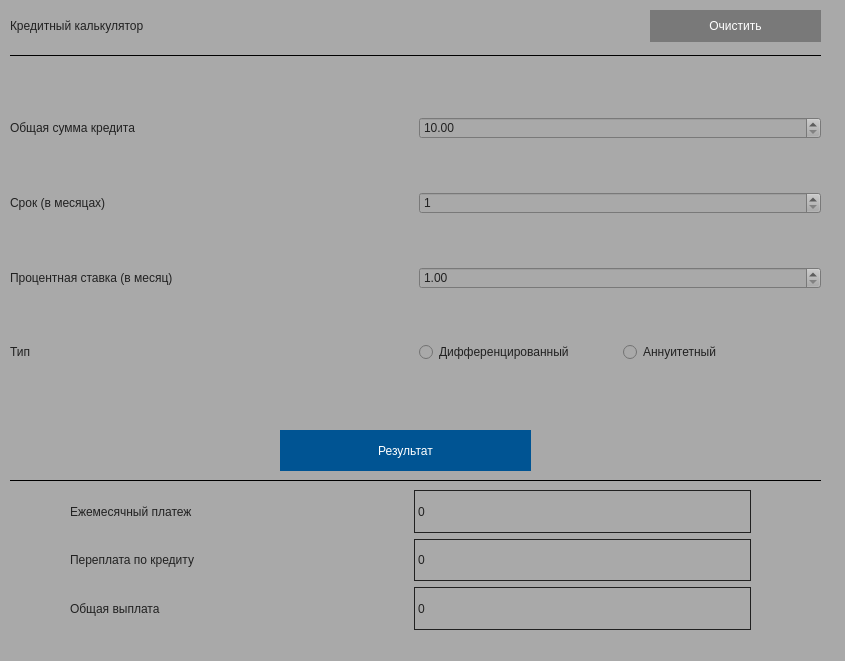
<?xml version="1.0" encoding="UTF-8"?>
<ui version="4.0">
 <class>CreditCalculator</class>
 <widget class="QWidget" name="CreditCalculator">
  <property name="geometry">
   <rect>
    <x>0</x>
    <y>0</y>
    <width>845</width>
    <height>661</height>
   </rect>
  </property>
  <property name="windowTitle">
   <string>CreditCalc</string>
  </property>
  <property name="styleSheet">
   <string notr="true">background-color:rgb(169, 169, 169)</string>
  </property>
  <widget class="QLabel" name="label_second">
   <property name="geometry">
    <rect>
     <x>10</x>
     <y>470</y>
     <width>811</width>
     <height>21</height>
    </rect>
   </property>
   <property name="frameShape">
    <enum>QFrame::HLine</enum>
   </property>
   <property name="text">
    <string/>
   </property>
  </widget>
  <widget class="QLabel" name="label_credit">
   <property name="geometry">
    <rect>
     <x>10</x>
     <y>0</y>
     <width>361</width>
     <height>51</height>
    </rect>
   </property>
   <property name="styleSheet">
    <string notr="true">color:rgb(33, 33, 33)</string>
   </property>
   <property name="text">
    <string>Кредитный калькулятор</string>
   </property>
  </widget>
  <widget class="QLabel" name="line_first">
   <property name="geometry">
    <rect>
     <x>10</x>
     <y>40</y>
     <width>811</width>
     <height>31</height>
    </rect>
   </property>
   <property name="frameShape">
    <enum>QFrame::HLine</enum>
   </property>
   <property name="text">
    <string/>
   </property>
  </widget>
  <widget class="QPushButton" name="clear">
   <property name="geometry">
    <rect>
     <x>650</x>
     <y>10</y>
     <width>171</width>
     <height>32</height>
    </rect>
   </property>
   <property name="cursor">
    <cursorShape>PointingHandCursor</cursorShape>
   </property>
   <property name="styleSheet">
    <string notr="true">QPushButton  {
  background-color:  rgb(121, 121, 121);
  color: white;
border: 1px solid  rgb(121, 121, 121);
}</string>
   </property>
   <property name="text">
    <string>Очистить</string>
   </property>
  </widget>
  <widget class="QPushButton" name="button_result">
   <property name="geometry">
    <rect>
     <x>280</x>
     <y>430</y>
     <width>251</width>
     <height>41</height>
    </rect>
   </property>
   <property name="palette">
    <palette>
     <active>
      <colorrole role="WindowText">
       <brush brushstyle="SolidPattern">
        <color alpha="255">
         <red>255</red>
         <green>255</green>
         <blue>255</blue>
        </color>
       </brush>
      </colorrole>
      <colorrole role="Button">
       <brush brushstyle="SolidPattern">
        <color alpha="255">
         <red>0</red>
         <green>84</green>
         <blue>147</blue>
        </color>
       </brush>
      </colorrole>
      <colorrole role="Text">
       <brush brushstyle="SolidPattern">
        <color alpha="255">
         <red>255</red>
         <green>255</green>
         <blue>255</blue>
        </color>
       </brush>
      </colorrole>
      <colorrole role="ButtonText">
       <brush brushstyle="SolidPattern">
        <color alpha="255">
         <red>255</red>
         <green>255</green>
         <blue>255</blue>
        </color>
       </brush>
      </colorrole>
      <colorrole role="Base">
       <brush brushstyle="SolidPattern">
        <color alpha="255">
         <red>0</red>
         <green>84</green>
         <blue>147</blue>
        </color>
       </brush>
      </colorrole>
      <colorrole role="Window">
       <brush brushstyle="SolidPattern">
        <color alpha="255">
         <red>0</red>
         <green>84</green>
         <blue>147</blue>
        </color>
       </brush>
      </colorrole>
      <colorrole role="PlaceholderText">
       <brush brushstyle="SolidPattern">
        <color alpha="255">
         <red>255</red>
         <green>255</green>
         <blue>255</blue>
        </color>
       </brush>
      </colorrole>
     </active>
     <inactive>
      <colorrole role="WindowText">
       <brush brushstyle="SolidPattern">
        <color alpha="255">
         <red>255</red>
         <green>255</green>
         <blue>255</blue>
        </color>
       </brush>
      </colorrole>
      <colorrole role="Button">
       <brush brushstyle="SolidPattern">
        <color alpha="255">
         <red>0</red>
         <green>84</green>
         <blue>147</blue>
        </color>
       </brush>
      </colorrole>
      <colorrole role="Text">
       <brush brushstyle="SolidPattern">
        <color alpha="255">
         <red>255</red>
         <green>255</green>
         <blue>255</blue>
        </color>
       </brush>
      </colorrole>
      <colorrole role="ButtonText">
       <brush brushstyle="SolidPattern">
        <color alpha="255">
         <red>255</red>
         <green>255</green>
         <blue>255</blue>
        </color>
       </brush>
      </colorrole>
      <colorrole role="Base">
       <brush brushstyle="SolidPattern">
        <color alpha="255">
         <red>0</red>
         <green>84</green>
         <blue>147</blue>
        </color>
       </brush>
      </colorrole>
      <colorrole role="Window">
       <brush brushstyle="SolidPattern">
        <color alpha="255">
         <red>0</red>
         <green>84</green>
         <blue>147</blue>
        </color>
       </brush>
      </colorrole>
      <colorrole role="PlaceholderText">
       <brush brushstyle="SolidPattern">
        <color alpha="255">
         <red>255</red>
         <green>255</green>
         <blue>255</blue>
        </color>
       </brush>
      </colorrole>
     </inactive>
     <disabled>
      <colorrole role="WindowText">
       <brush brushstyle="SolidPattern">
        <color alpha="255">
         <red>255</red>
         <green>255</green>
         <blue>255</blue>
        </color>
       </brush>
      </colorrole>
      <colorrole role="Button">
       <brush brushstyle="SolidPattern">
        <color alpha="255">
         <red>0</red>
         <green>84</green>
         <blue>147</blue>
        </color>
       </brush>
      </colorrole>
      <colorrole role="Text">
       <brush brushstyle="SolidPattern">
        <color alpha="255">
         <red>255</red>
         <green>255</green>
         <blue>255</blue>
        </color>
       </brush>
      </colorrole>
      <colorrole role="ButtonText">
       <brush brushstyle="SolidPattern">
        <color alpha="255">
         <red>255</red>
         <green>255</green>
         <blue>255</blue>
        </color>
       </brush>
      </colorrole>
      <colorrole role="Base">
       <brush brushstyle="SolidPattern">
        <color alpha="255">
         <red>0</red>
         <green>84</green>
         <blue>147</blue>
        </color>
       </brush>
      </colorrole>
      <colorrole role="Window">
       <brush brushstyle="SolidPattern">
        <color alpha="255">
         <red>0</red>
         <green>84</green>
         <blue>147</blue>
        </color>
       </brush>
      </colorrole>
      <colorrole role="PlaceholderText">
       <brush brushstyle="SolidPattern">
        <color alpha="255">
         <red>255</red>
         <green>255</green>
         <blue>255</blue>
        </color>
       </brush>
      </colorrole>
     </disabled>
    </palette>
   </property>
   <property name="cursor">
    <cursorShape>PointingHandCursor</cursorShape>
   </property>
   <property name="styleSheet">
    <string notr="true">QPushButton  {
  background-color:  rgb(0, 84, 147);
  color: white;
border: 1px solid rgb(0, 84, 147);
}</string>
   </property>
   <property name="text">
    <string>Результат</string>
   </property>
  </widget>
  <widget class="QWidget" name="layoutWidget">
   <property name="geometry">
    <rect>
     <x>70</x>
     <y>490</y>
     <width>681</width>
     <height>140</height>
    </rect>
   </property>
   <layout class="QVBoxLayout" name="verticalLayout">
    <item>
     <layout class="QHBoxLayout" name="horizontalLayout_8">
      <item>
       <widget class="QLabel" name="monthly_payment">
        <property name="styleSheet">
         <string notr="true">color:rgb(33, 33, 33)</string>
        </property>
        <property name="text">
         <string>Ежемесячный платеж</string>
        </property>
       </widget>
      </item>
      <item>
       <widget class="QLabel" name="enter_monthly_payment">
        <property name="styleSheet">
         <string notr="true">color:rgb(33, 33, 33)</string>
        </property>
        <property name="frameShape">
         <enum>QFrame::Box</enum>
        </property>
        <property name="text">
         <string>0</string>
        </property>
       </widget>
      </item>
     </layout>
    </item>
    <item>
     <layout class="QHBoxLayout" name="horizontalLayout_7">
      <item>
       <widget class="QLabel" name="label_overpayment">
        <property name="styleSheet">
         <string notr="true">color:rgb(33, 33, 33)</string>
        </property>
        <property name="text">
         <string>Переплата по кредиту</string>
        </property>
       </widget>
      </item>
      <item>
       <widget class="QLabel" name="enter_overpayment">
        <property name="styleSheet">
         <string notr="true">color:rgb(33, 33, 33)</string>
        </property>
        <property name="frameShape">
         <enum>QFrame::Box</enum>
        </property>
        <property name="text">
         <string>0</string>
        </property>
       </widget>
      </item>
     </layout>
    </item>
    <item>
     <layout class="QHBoxLayout" name="horizontalLayout_6">
      <item>
       <widget class="QLabel" name="total_payment">
        <property name="styleSheet">
         <string notr="true">color:rgb(33, 33, 33)</string>
        </property>
        <property name="text">
         <string>Общая выплата</string>
        </property>
       </widget>
      </item>
      <item>
       <widget class="QLabel" name="enter_total_payment">
        <property name="styleSheet">
         <string notr="true">color:rgb(33, 33, 33)</string>
        </property>
        <property name="frameShape">
         <enum>QFrame::Box</enum>
        </property>
        <property name="text">
         <string>0</string>
        </property>
       </widget>
      </item>
     </layout>
    </item>
   </layout>
  </widget>
  <widget class="QWidget" name="layoutWidget">
   <property name="geometry">
    <rect>
     <x>10</x>
     <y>70</y>
     <width>811</width>
     <height>342</height>
    </rect>
   </property>
   <layout class="QVBoxLayout" name="verticalLayout_2">
    <item>
     <layout class="QHBoxLayout" name="horizontalLayout_2">
      <item>
       <widget class="QLabel" name="total_amount">
        <property name="styleSheet">
         <string notr="true">color:rgb(33, 33, 33)</string>
        </property>
        <property name="text">
         <string>Общая сумма кредита</string>
        </property>
       </widget>
      </item>
      <item>
       <widget class="QDoubleSpinBox" name="spinbox_total_amount">
        <property name="styleSheet">
         <string notr="true">color:rgb(33, 33, 33)</string>
        </property>
        <property name="minimum">
         <double>10.000000000000000</double>
        </property>
        <property name="maximum">
         <double>100000000.000000000000000</double>
        </property>
       </widget>
      </item>
     </layout>
    </item>
    <item>
     <layout class="QHBoxLayout" name="horizontalLayout_3">
      <item>
       <widget class="QLabel" name="period">
        <property name="styleSheet">
         <string notr="true">color:rgb(33, 33, 33)</string>
        </property>
        <property name="text">
         <string>Срок (в месяцах)</string>
        </property>
       </widget>
      </item>
      <item>
       <widget class="QSpinBox" name="spinbox_period">
        <property name="styleSheet">
         <string notr="true">color:rgb(33, 33, 33)</string>
        </property>
        <property name="minimum">
         <number>1</number>
        </property>
        <property name="maximum">
         <number>600</number>
        </property>
       </widget>
      </item>
     </layout>
    </item>
    <item>
     <layout class="QHBoxLayout" name="horizontalLayout_4">
      <item>
       <widget class="QLabel" name="procent">
        <property name="styleSheet">
         <string notr="true">color:rgb(33, 33, 33)</string>
        </property>
        <property name="text">
         <string>Процентная ставка (в месяц)</string>
        </property>
       </widget>
      </item>
      <item>
       <widget class="QDoubleSpinBox" name="spinbox_procent">
        <property name="styleSheet">
         <string notr="true">color:rgb(33, 33, 33)</string>
        </property>
        <property name="minimum">
         <double>1.000000000000000</double>
        </property>
       </widget>
      </item>
     </layout>
    </item>
    <item>
     <layout class="QHBoxLayout" name="horizontalLayout_5">
      <item>
       <widget class="QLabel" name="label_type">
        <property name="styleSheet">
         <string notr="true">color:rgb(33, 33, 33)</string>
        </property>
        <property name="text">
         <string>Тип</string>
        </property>
       </widget>
      </item>
      <item>
       <layout class="QHBoxLayout" name="horizontalLayout">
        <item>
         <widget class="QRadioButton" name="differentiated">
          <property name="cursor">
           <cursorShape>PointingHandCursor</cursorShape>
          </property>
          <property name="styleSheet">
           <string notr="true">color:rgb(33, 33, 33)</string>
          </property>
          <property name="text">
           <string>Дифференцированный</string>
          </property>
         </widget>
        </item>
        <item>
         <widget class="QRadioButton" name="annuity">
          <property name="cursor">
           <cursorShape>PointingHandCursor</cursorShape>
          </property>
          <property name="styleSheet">
           <string notr="true">color:rgb(33, 33, 33)</string>
          </property>
          <property name="text">
           <string>Аннуитетный</string>
          </property>
         </widget>
        </item>
       </layout>
      </item>
     </layout>
    </item>
   </layout>
  </widget>
 </widget>
 <resources/>
 <connections/>
</ui>
